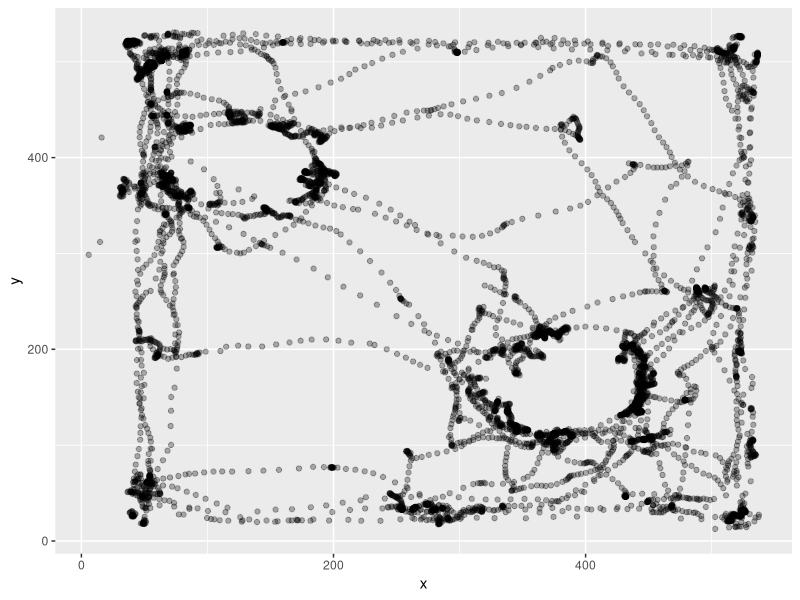

Here is the R script that generated this plot: (Note: this script raises an error after producing the figure.)
rm(list = ls())
library(tidyverse)
SimilarLearn <- read_csv("240809_r1598_0_similar_learn.csv")
SimilarLearn <- SimilarLearn %>%
  select(!15:24) %>%
  filter(Value.Item1.Item1.Item2>52) %>%
  rename(pixelx = Value.Item1.Item1.Item3.X, pixely = Value.Item1.Item1.Item3.Y, TimePoint = Value.Item1.Item1.Item2) %>%
  select(!1, !14) %>%
  filter(!Value.Item2 == TRUE) %>%
  na.omit 
x1 <- c(SimilarLearn$pixelx)
y1 <- c(SimilarLearn$pixely)
df1 <- data.frame(x = x1, y = y1)
p1 <- ggplot(df1, aes(x = x, y = y)) +
  geom_point(alpha = 0.3)
p1
library(ggforce)
#Blue represents gnome, red represents green jar.
p1circle <- p1 + geom_circle(aes(x0 = 386, y0 = 165, r = 70), color = "blue")
p1circle <- p1circle + geom_circle(aes(x0 = 125, y0 = 388, r = 70), color = "blue")
p1circle
radius <- 70
center_x1 <- 386
center_y1 <- 165
df1$distance <- sqrt((df1$x - center_x1)^2 + (df1$y - center_y1)^2)
points_in_circle1 <- sum(df1$distance <= radius)
print(points_in_circle1)
center_x2 <- 125
center_y2 <- 388
df1$distance1 <- sqrt((df1$x - center_x2)^2 + (df1$y - center_y2)^2)
points_in_circle2 <- sum(df1$distance1 <= radius)
print(points_in_circle2)

BaselineLearn <- read_csv("240809_r1598_1_baseline_learn.csv")
BaselineLearn <- BaselineLearn %>%
  select(!15:24) %>%
  filter(Value.Item1.Item1.Item2>59) %>%
  rename(pixelx = Value.Item1.Item1.Item3.X, pixely = Value.Item1.Item1.Item3.Y, TimePoint = Value.Item1.Item1.Item2) %>%
  select(!1, !14) %>%
  na.omit
Baselinelearn <- BaselineLearn %>%
  filter(!Value.Item2 == TRUE) 
x2 <- c(BaselineLearn$pixelx)
y2 <- c(BaselineLearn$pixely)
df2 <- data.frame(x = x2, y = y2)
p2 <- ggplot(df2, aes(x = x2, y = y2)) +
  geom_point(alpha = 0.3)
p2
p2circle <- p2 + geom_circle(aes(x0 = 381, y0 = 170, r = 65), color = "red")
p2circle <- p2circle + geom_circle(aes(x0 = 125, y0 = 393, r = 65), color = "red")
p2circle
radius <- 65
center_x1 <- 381
center_y1 <- 170
df2$distance <- sqrt((df2$x - center_x1)^2 + (df2$y - center_y1)^2)
points_in_circle2 <- sum(df2$distance <= radius)
print(points_in_circle2)
center_x2 <- 125
center_y2 <- 393
df2$distance1 <- sqrt((df2$x - center_x2)^2 + (df2$y - center_y2)^2)
points_in_circle2 <- sum(df2$distance1 <= radius)
print(points_in_circle2)

SimilarTest <- read_csv("240809_r1598_2_baseline_test.csv")
SimilarTest <- SimilarTest %>%
  select(!15:24) %>%
  filter(Value.Item1.Item1.Item2>54) %>%
  rename(pixelx = Value.Item1.Item1.Item3.X, pixely = Value.Item1.Item1.Item3.Y, TimePoint = Value.Item1.Item1.Item2) %>%
  select(!1, !14) %>%
  na.omit
SimilarTest <- SimilarTest %>%
  filter(!Value.Item2 == TRUE)
x3 <- c(SimilarTest$pixelx)
y3 <- c(SimilarTest$pixely)
df3 <- data.frame(x = x3, y = y3)
p3 <- ggplot(df3, aes(x = x3, y = y3)) +
  geom_point(alpha = 0.3)
p3
p3circle <- p3 + geom_circle(aes(x0 = 381, y0 = 170, r = 60), color = "red")
p3circle <- p3circle + geom_circle(aes(x0 = 130, y0 = 388, r = 60), color = "blue") +
  ggtitle("baseline")
p3circle
radius <- 60
center_x3 <- 381
center_y3 <- 170
df3$distance <- sqrt((df3$x - center_x3)^2 + (df3$y - center_y3)^2)
points_in_circle3 <- sum(df3$distance <= radius)
print(points_in_circle3)
center_x3 <- 130
center_y3 <- 388
df3$distance1 <- sqrt((df3$x - center_x3)^2 + (df3$y - center_y3)^2)
points_in_circle3 <- sum(df3$distance1 <= radius)
print(points_in_circle3)

DifferentLearn <- read_csv("240809_r1598_different_3.csv")
DifferentLearn <- DifferentLearn %>%
  select(!15:24) %>%
  filter(Value.Item1.Item1.Item2>167) %>%
  rename(pixelx = Value.Item1.Item1.Item3.X, pixely = Value.Item1.Item1.Item3.Y, TimePoint = Value.Item1.Item1.Item2) %>%
  select(!1, !14) %>%
  na.omit
DifferentLearn <- DifferentLearn %>%
  filter(!Value.Item2 == TRUE)
x4 <- c(DifferentLearn$pixelx)
y4 <- c(DifferentLearn$pixely)
df4 <- data.frame(x = x4, y = y4)
p4 <- ggplot(df4, aes(x = x4, y = y4)) +
  geom_point(alpha = 0.3)
p4
p4circle <- p4 + geom_circle(aes(x0 = 492, y0 = 258, r = 65), color = "purple")
p4circle <- p4circle + geom_circle(aes(x0 = 215, y0 = 483, r = 65), color = "purple")
p4circle
radius <- 65
center_x4 <- 492
center_y4 <- 258
df4$distance <- sqrt((df4$x - center_x4)^2 + (df4$y - center_y4)^2)
points_in_circle4 <- sum(df4$distance <= radius)
print(points_in_circle4)
center_x4 <- 215
center_y4 <- 483
df4$distance1 <- sqrt((df4$x - center_x4)^2 + (df4$y - center_y4)^2)
points_in_circle4 <- sum(df4$distance1 <= radius)
print(points_in_circle4)

BaselineLearn1 <- read_csv("240809_r1598_4_baseline_learn.csv")
BaselineLearn1 <- BaselineLearn1 %>%
  select(!15:24) %>%
  filter(Value.Item1.Item1.Item2>89) %>%
  rename(pixelx = Value.Item1.Item1.Item3.X, pixely = Value.Item1.Item1.Item3.Y, TimePoint = Value.Item1.Item1.Item2) %>%
  select(!1, !14) %>%
  na.omit %>%
  filter(!Value.Item2 == TRUE)
x5 <- c(BaselineLearn1$pixelx)
y5 <- c(BaselineLearn1$pixely)
df5 <- data.frame(x = x5, y = y5)
p5 <- ggplot(df5, aes(x = x5, y = y5)) +
  geom_point(alpha = 0.3)
p5
p5circle <- p5 + geom_circle(aes(x0 = 381, y0 = 170, r = 60), color = "green")
p5circle <- p5circle + geom_circle(aes(x0 = 135, y0 = 388, r = 60), color = "green")
p5circle
radius <- 60
center_x5 <- 381
center_y5 <- 170
df5$distance <- sqrt((df5$x - center_x5)^2 + (df5$y - center_y5)^2)
points_in_circle5 <- sum(df5$distance <= radius)
print(points_in_circle5)
center_x6 <- 135
center_y6 <- 388
df5$distance1 <- sqrt((df5$x - center_x6)^2 + (df5$y - center_y6)^2)
points_in_circle6 <- sum(df5$distance1 <= radius)
print(points_in_circle6)

DifferentTest <- read_csv("240809_r1598_5_baseline_test.csv")
DifferentTest <- DifferentTest %>%
  select(!15:24) %>%
  filter(Value.Item1.Item1.Item2>73) %>%
  rename(pixelx = Value.Item1.Item1.Item3.X, pixely = Value.Item1.Item1.Item3.Y, TimePoint = Value.Item1.Item1.Item2) %>%
  select(!1, !14) %>%
  filter(!Value.Item2 == TRUE) %>%
  na.omit
x6 <- c(DifferentTest$pixelx)
y6 <- c(DifferentTest$pixely)
df6 <- data.frame(x = x6, y = y6)
p6 <- ggplot(df6, aes(x = x6, y = y6)) +
  geom_point(alpha = 0.3)
p6
p6circle <- p6 + geom_circle(aes(x0 = 381, y0 = 175, r = 65), color = "green")
p6circle <- p6circle + geom_circle(aes(x0 = 130, y0 = 388, r = 60), color = "purple")
p6circle
radius <- 65
center_x6 <- 381
center_y6 <- 175
df6$distance <- sqrt((df6$x - center_x6)^2 + (df6$y - center_y6)^2)
points_in_circle6 <- sum(df6$distance <= radius)
print(points_in_circle6)
center_x6 <- 130
center_y6 <- 388
radius <- 65
df6$distance1 <- sqrt((df6$x - center_x6)^2 + (df6$y - center_y6)^2)
points_in_circle6 <- sum(df6$distance1 <= radius)
print(points_in_circle6)
